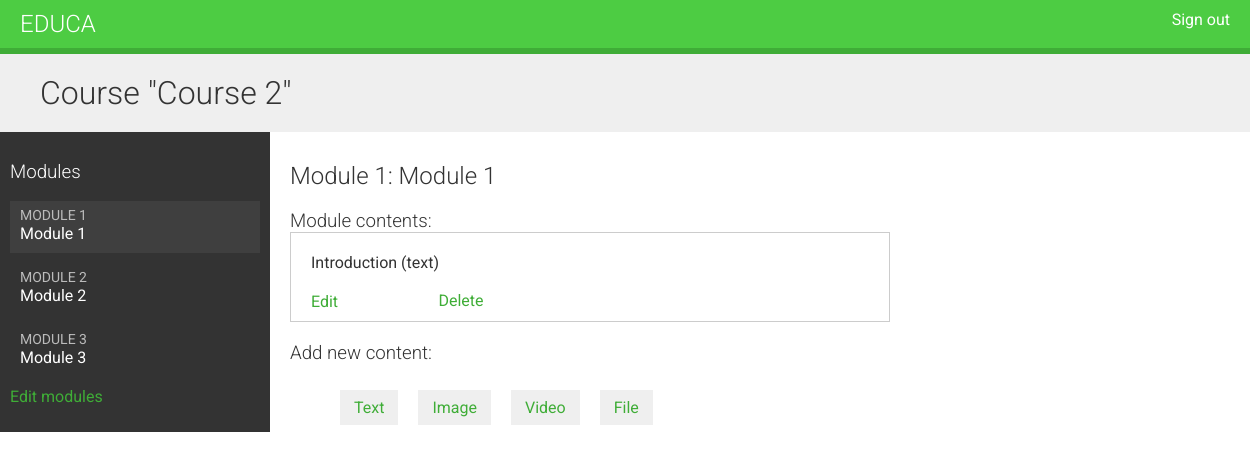
Screenshot of /course/module/6/ (signed in) with the database file from the repository.
### courses/models.py (models this page shows, shortened)
class Course(models.Model):
    owner = models.ForeignKey(User,
                              related_name='courses_created',
                              on_delete=models.CASCADE)
    subject = models.ForeignKey(Subject,
                                related_name='courses',
                                on_delete=models.CASCADE)
    title = models.CharField(max_length=200)
    slug = models.SlugField(max_length=200, unique=True)
    overview = models.TextField()
    created = models.DateTimeField(auto_now_add=True)
    students = models.ManyToManyField(User,
                                 related_name='courses_joined',
                                 blank=True)
    class Meta:
        ordering = ['-created']

class Module(models.Model):
    course = models.ForeignKey(Course,
                               related_name='modules',
                               on_delete=models.CASCADE)
    title = models.CharField(max_length=200)
    description = models.TextField(blank=True)
    order = OrderField(blank=True, for_fields=['course'])
    class Meta:
        ordering = ['order']

class Content(models.Model):
    module = models.ForeignKey(Module,
                               related_name='contents',
                               on_delete=models.CASCADE)
    content_type = models.ForeignKey(ContentType,
                                     on_delete=models.CASCADE,
                                     limit_choices_to={'model__in':('text', 'video', 'image', 'file')})
    object_id = models.PositiveIntegerField()
    item = GenericForeignKey('content_type', 'object_id')
    order = OrderField(blank=True, for_fields=['module'])
    class Meta:
        ordering = ['order']

class ItemBase(models.Model):
    owner = models.ForeignKey(User,
                              related_name='%(class)s_related',
                              on_delete=models.CASCADE)
    title = models.CharField(max_length=250)
    created = models.DateTimeField(auto_now_add=True)
    updated = models.DateTimeField(auto_now=True)
    class Meta:
        abstract = True
    def __str__(self):
        return self.title

class Text(ItemBase):
    content = models.TextField()

### courses/views.py (the view)
class ModuleContentListView(TemplateResponseMixin, View):
    template_name = 'courses/manage/module/content_list.html'
    def get(self, request, module_id):
        module = get_object_or_404(Module,
                                   id=module_id,
                                   course__owner=request.user)
        return self.render_to_response({'module': module})

### courses/templatetags/course.py (called while the page is built)
@register.filter
def model_name(obj):
    try:
        return obj._meta.model_name
    except AtrributeError:
        return None

### courses/templates/courses/manage/module/content_list.html (shortened to what this page needs)
{% extends "base.html" %}
{% load course %}
{% block content %}
{% with course=module.course %}
    <h1>Course "{{ course.title }}"</h1>
    <div class="contents">
        <h3>Modules</h3>
        <ul id="modules">
            {% for m in course.modules.all %}
                <li data-id="{{ m.id }}" {% if m == module %} class="selected" {% endif %}>
                    <a href="{% url "module_content_list" m.id %}">
                        <span>
                            Module <span class="order">{{ m.order|add:1 }}</span>
                        </span>
                        <br>
                        {{ m.title }}
                    </a>
                </li>
            {% empty %}
                <li>No modules yet.</li>
            {% endfor %}
        </ul>
        <p><a href="{% url "course_module_update" course.id %}">Edit modules</a></p>
    </div>
    <div class="module">
        <h2>Module {{ module.order|add:1 }}: {{ module.title }}</h2>
        <h3>Module contents:</h3>
        <div id="module-contents">
            {% for content in module.contents.all %}
                <div data-id="{{ content.id }}">
                    {% with item=content.item %}
                        <p>{{ item }} ({{ item|model_name }})</p>
                        <a href="{% url "module_content_update" module.id item|model_name item.id %}">
                            Edit
                        </a>
                        <form action="{% url "module_content_delete" content.id %}" method="post">
                            <input type="submit" value="Delete">
                        </form>
                    {% endwith %}
                </div>
            {% empty %}
                <p>This module has no contents yet.</p>
            {% endfor %}
        </div>
        <h3>Add new content:</h3>
        <ul class="content-types">
            <li>
                <a href="{% url "module_content_create" module.id "text" %}">
                    Text
                </a>
            </li>
            <li>
                <a href="{% url "module_content_create" module.id "image" %}">
                    Image
                </a>
            </li>
            <li>
                <a href="{% url "module_content_create" module.id "video" %}">
                    Video
                </a>
            </li>
            <li>
                <a href="{% url "module_content_create" module.id "file" %}">
                    File
                </a>
            </li>
        </ul>
    </div>
{% endwith %}
{% endblock %}

### courses/static/css/base.css (style rules this page uses)
body { margin:0; font-family:'Roboto', sans-serif; font-weight:400; color:#333; }
a { color:#3fad37; text-decoration:none; }
ul { float:left; }
h1, h2, h3, h4, h5, h6 { font-family:'Roboto', sans-serif; font-weight:300; }
h1 { background:#efefef; width:100%; overflow:auto; padding:20px 0 20px 40px; margin:0; }
.module { padding:10px 20px; float:left; width:600px; }
.module h3 { margin:20px 0 0; padding:0; width:100%; }
.module p { margin:10px 0 20px; width:100%; float:left; }
.contents { width:20%; padding:10px; float:left; background:#333; color: #fff; font-family:'Roboto', sans-serif; }
.contents ul { list-style:none; margin:0; padding:0; width:100%; }
.contents ul li { margin:0 0 10px 0; padding:4px 10px 10px; overflow:auto; cursor:move; }
.contents ul li.selected { background:#3f3f3f; }
.contents ul span { text-transform:uppercase; color:#bbb; font-size:14px; }
.contents ul a { display:block; color:#fff; text-decoration:none; }
ul.content-types li { list-style:none; float:left; margin:10px; background:#efefef; padding:8px 14px; }
input, select, textarea { border:1px solid #ccc; border-bottom:3px solid #ccc; padding:8px 12px; font-size:16px; font-family:'Roboto', sans-serif; float:left; clear:both; width:300px; }
input[type=submit], a.button { border-radius:5px; background:#4dcc43; color:#fff; font-size:16px; text-transform:uppercase; border:none; padding:10px 20px; margin:20px 0; }
#module-contents div { padding:10px 20px; border:1px solid #ccc; background:#fff }
#module-contents form { margin:0; padding:0; }
#module-contents input[type=submit] { color:#3fad37; background:none; margin:-20px 0 0; padding:0; float:left; text-transform:none; }

### rows the page displays
Course: title "Course 2"
Module: order|add "1", title "Module 1"
Module: order|add "2", title "Module 2"
Module: order|add "3", title "Module 3"
Content: item "Introduction", item|model_name "text"
